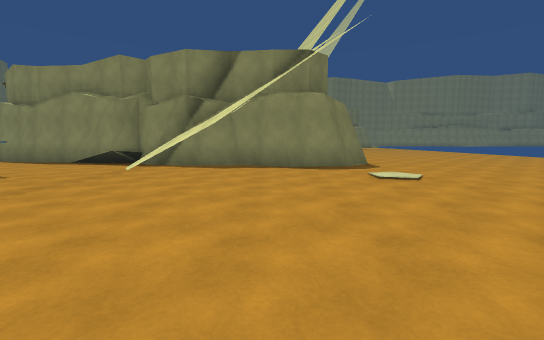
[1] (above)

15 first-person views from a walk through a 3-D level made in the Unity game engine. The camera is 1.2 m above the floor, tilts 6° down and sees 90° across. The floor is counted in squares, 2 m on a side. Each view is taken from the middle of a square. On the plan, view 1 faces up. The plan holds only what a view shows up to about 9 squares ahead; the rest is blank. The place goes on beyond the plan. The player character is not drawn. Surface patterns are stand-ins for the level's own textures.

[2]
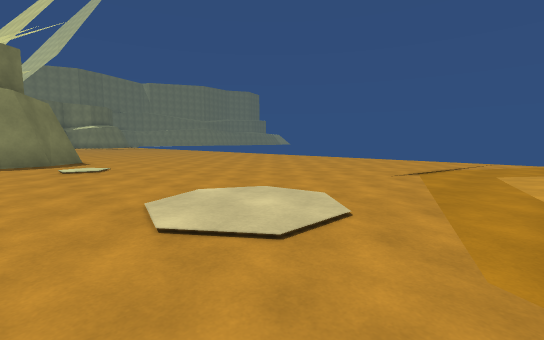

[3]
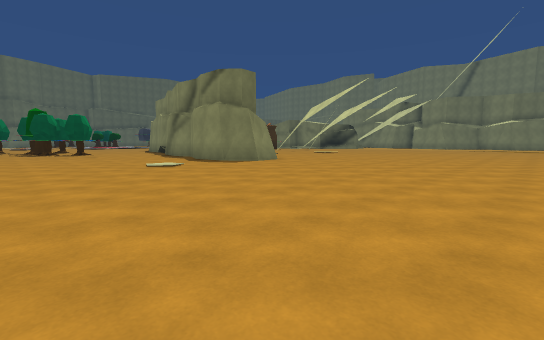

[4]
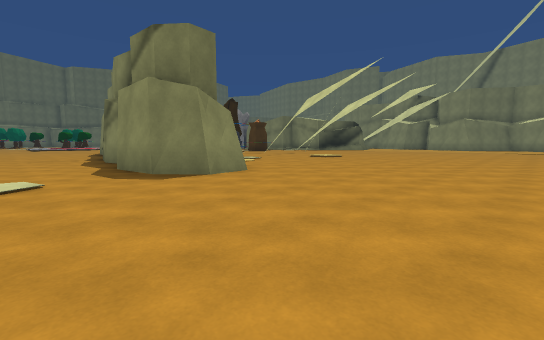

[5]
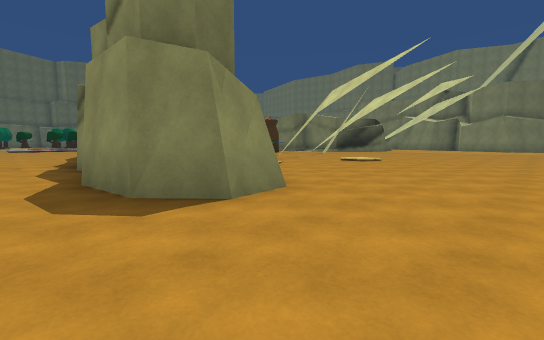

[6]
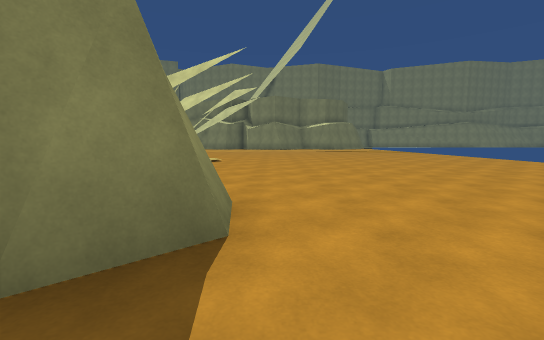

[7]
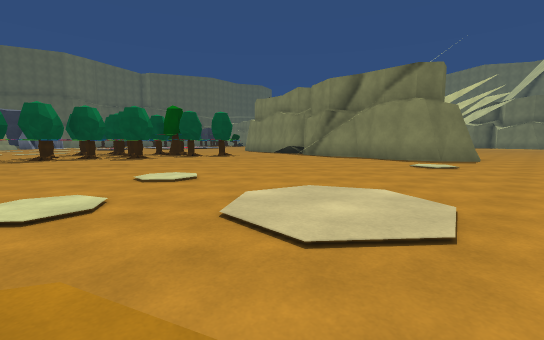

[8]
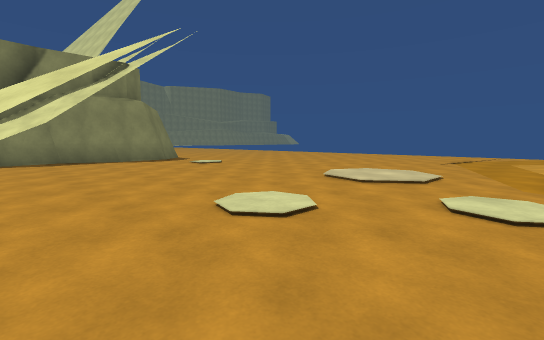

[9]
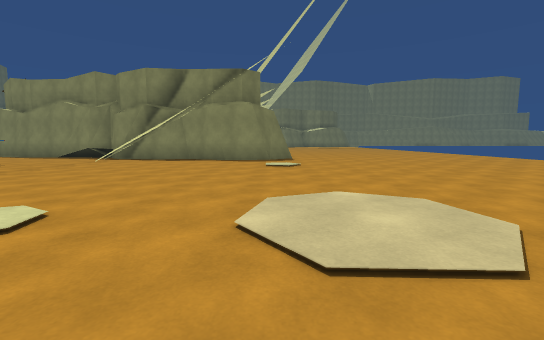

[10]
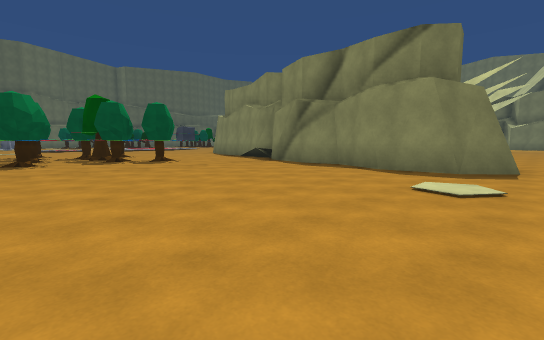

[11]
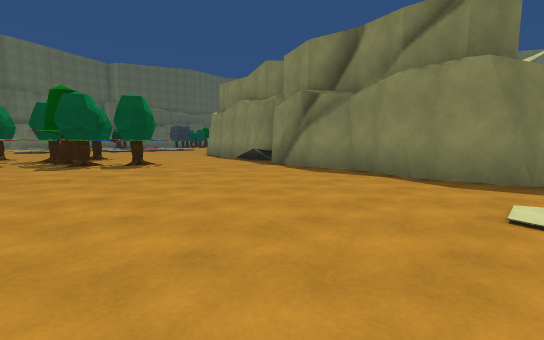

[12]
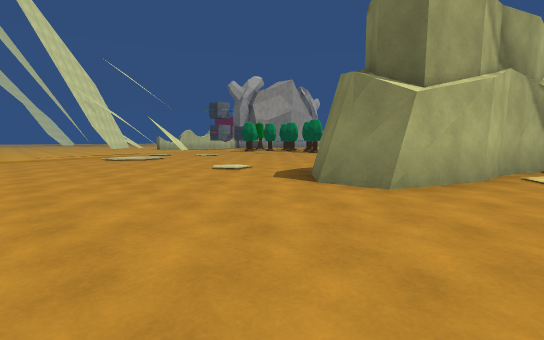

[13]
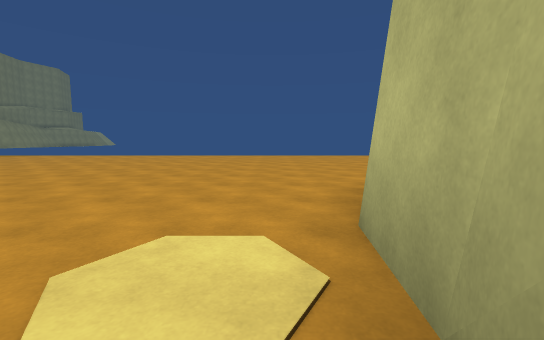

[14]
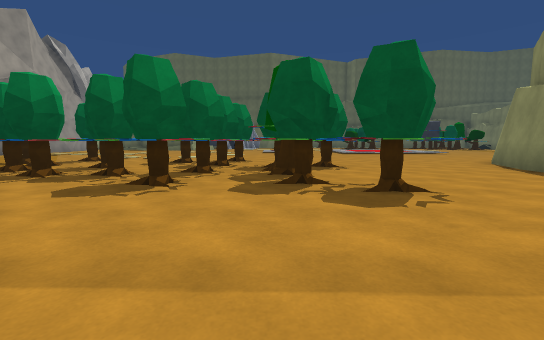

[15]
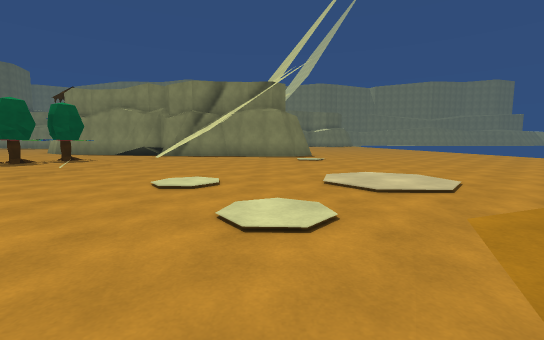

### Floor plan
Key: @ floor where view 1 was taken; # wall or solid block; . floor; / step, stairs or slope; O other object.
Columns run from 11 left of view 1 to 10 right of it. Each row starts with its distance up from view 1.
 18                   ..
 17                .....
 16               ......
 15             ..........
 14             ..........
 13            ...........
 12            ..........
 11            ..........
 10          #...........
  9 ..####   #####.......
  8 .....#########.......
  7  .......##.###........
  6 ........ #............
  5 .....#O.  ...........
  4  .O#O##/ ............
  3  .#OO#.//............
  2 #O####.//.............
  1  O  #O..  ............
  0  #  O... ..@..........
 -1 .. OO#../.............
 -2 ######   /............
 -3  O        .....
 -4             .

Where each view was taken, in squares from view 1:
view 1: 0 up, 0 right, facing up
view 2: 2 down, 1 right, facing up-right
view 3: 2 up, 9 right, facing up-left
view 4: 5 up, 7 right, facing up-left
view 5: 6 up, 5 right, facing up-left
view 6: 6 up, 3 right, facing up
view 7: 2 down, 4 right, facing up-left
view 8: 2 down, 2 left, facing up-right
view 9: 2 down, 2 right, facing up
view 10: 1 up, 3 right, facing up-left
view 11: 2 up, 2 right, facing up-left
view 12: 10 up, 6 right, facing down-left
view 13: 10 up, 1 left, facing right
view 14: 3 up, 2 left, facing left
view 15: 4 down, 1 right, facing up
